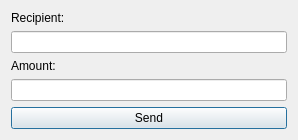
<?xml version="1.0" encoding="UTF-8"?>
<ui version="4.0">
 <class>Dialog</class>
 <widget class="QDialog" name="Dialog">
  <property name="geometry">
   <rect>
    <x>0</x>
    <y>0</y>
    <width>298</width>
    <height>134</height>
   </rect>
  </property>
  <property name="windowTitle">
   <string>Send TX</string>
  </property>
  <layout class="QVBoxLayout" name="verticalLayout">
   <item>
    <widget class="QLabel" name="label">
     <property name="text">
      <string>Recipient:</string>
     </property>
    </widget>
   </item>
   <item>
    <widget class="QLineEdit" name="lineEdit"/>
   </item>
   <item>
    <widget class="QLabel" name="label_2">
     <property name="text">
      <string>Amount:</string>
     </property>
    </widget>
   </item>
   <item>
    <widget class="QLineEdit" name="lineEdit_2"/>
   </item>
   <item>
    <widget class="QPushButton" name="pushButton">
     <property name="text">
      <string>Send</string>
     </property>
    </widget>
   </item>
  </layout>
 </widget>
 <resources/>
 <connections/>
</ui>
